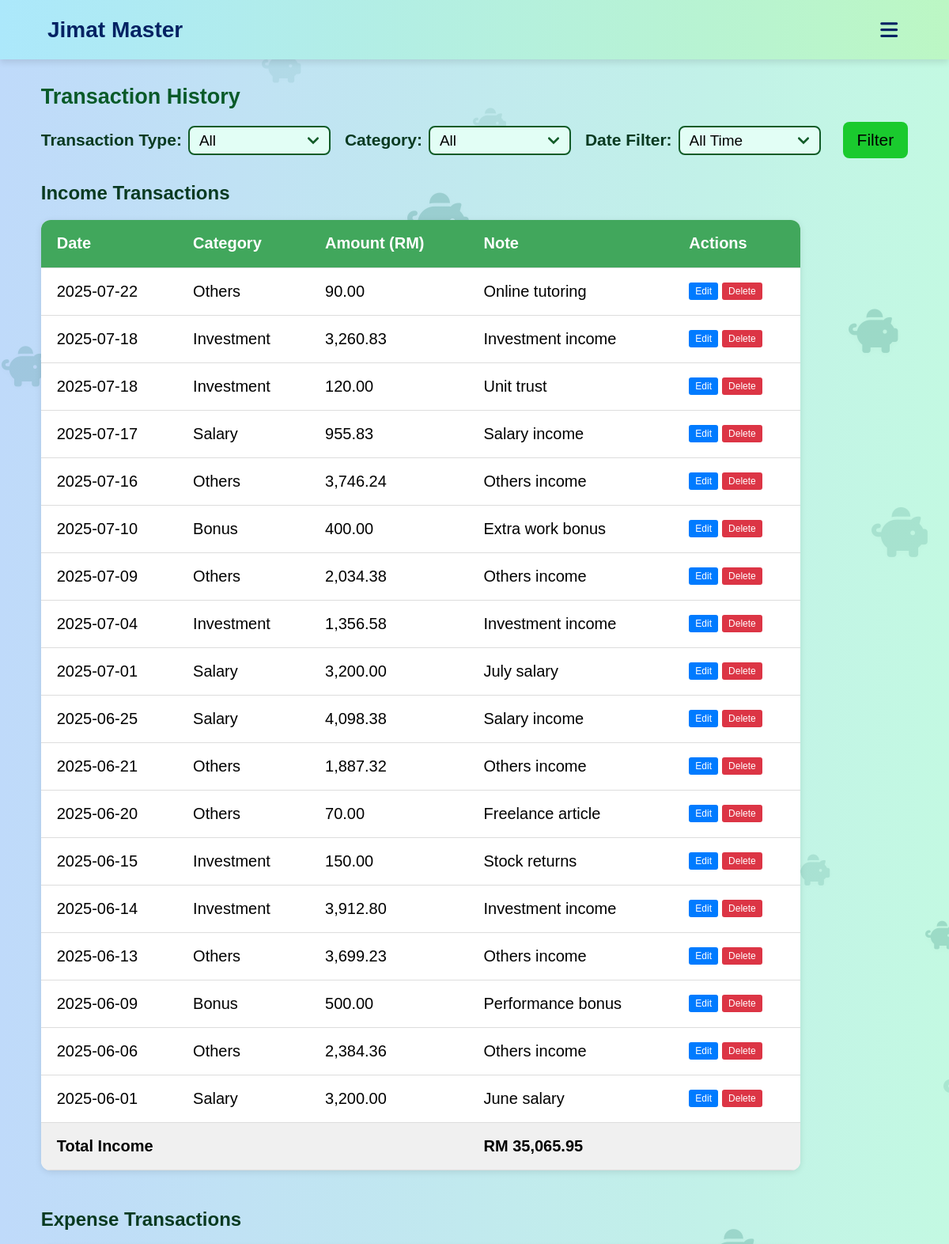
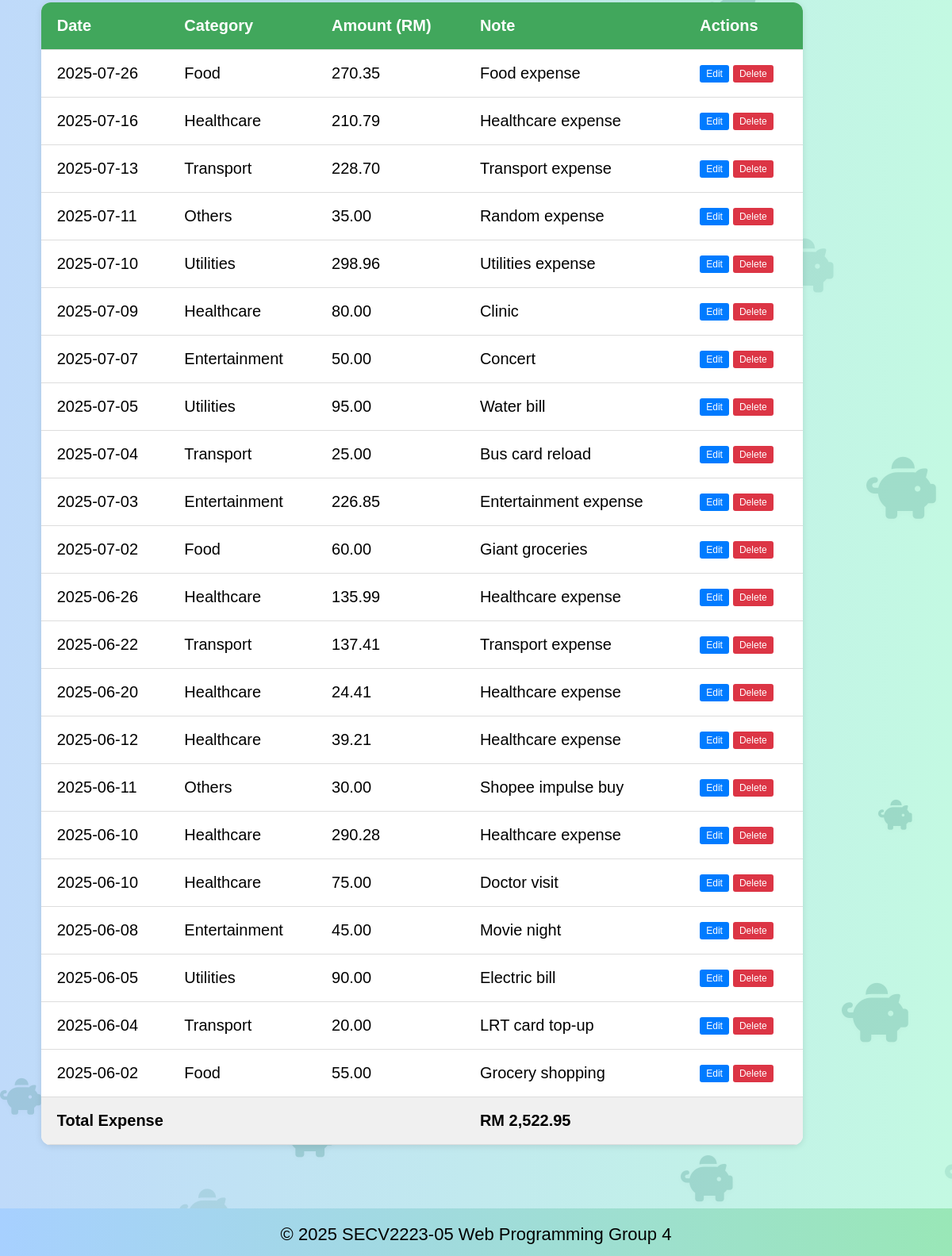
The app's page /overview.php (signed in) with its own data (2 pictures, top to bottom).
### tables this page shows
CREATE TABLE IF NOT EXISTS transactions (
    transaction_id INT AUTO_INCREMENT PRIMARY KEY,
    user_id INT NOT NULL,
    category_id INT NOT NULL,
    type ENUM('income', 'expense') NOT NULL,
    amount DECIMAL(10,2) NOT NULL,
    note TEXT,
    date DATE,
    FOREIGN KEY (user_id) REFERENCES users(user_id) ON DELETE CASCADE,
    FOREIGN KEY (category_id) REFERENCES categories(category_id) ON DELETE CASCADE
);

CREATE TABLE IF NOT EXISTS categories (
    category_id INT AUTO_INCREMENT PRIMARY KEY,
    name VARCHAR(50) NOT NULL,
    type VARCHAR(50) NOT NULL  
);

### overview.php (the view, shortened to what this page needs)
<!DOCTYPE html>
<html lang="en">
<head>
    <link rel="stylesheet" href="style.css">
    <link rel="stylesheet" href="https://cdnjs.cloudflare.com/ajax/libs/font-awesome/6.1.0/css/all.min.css">
</head>
<body>
    <div id="piggy-bg"></div>
    <div class="piggy-container" aria-hidden="true"></div>
    <?php
    include 'includes/db.php';
    $user_id = $_SESSION['user_id'];
    ?>
    <header>
        <nav aria-label="Main Navigation">
            <div class="headername">Jimat Master</div>
            <i class="fa-solid fa-bars" id="menuicon"></i>
        </nav>
    </header>
    <main class="overviewmain">
        <section id="overview">
            <h2>Transaction History</h2>
            <form method="GET" action="overview.php">
                <div class="filtergroup">
                    <label for="transactionType">Transaction Type:</label>
                    <select id="OtransactionType" name="type" onchange="this.form.submit()" required>
                        <?php
                        $selectedType = isset($_GET['type']) ? $_GET['type'] : 'all';
                        ?>
                        <option value="all" <?php echo ($selectedType == 'all') ? 'selected' : ''; ?>>All</option>
                    </select>
                </div>
                <div class="filtergroup">
                    <label for="category">Category:</label>
                    <select name="category" id="Ocategory">
                        <option value="">All</option>
                    </select>
                </div>
                <div class="filtergroup">
                    <label for="date_filter">Date Filter:</label>
                    <select name="date_filter" id="Odate_filter">
                        <option value="" <?php echo (!isset($_GET['date_filter']) || $_GET['date_filter'] == '') ? 'selected' : ''; ?>>All Time</option>
                    </select>
                </div>
                <div class="filtergroup">
                    <button type="submit" class="filterbtn">Filter</button>
                </div>
            </form>
            <?php
            $selectedType = isset($_GET['type']) ? $_GET['type'] : 'all';
            if ($selectedType === 'all') {
                $transactionTypes = ['income', 'expense'];
                foreach ($transactionTypes as $currentType) {
                    echo "<h3>" . ucfirst($currentType) . " Transactions</h3>";
                    echo "<table>";
                    echo "<thead>
                            <tr>
                                <th>Date</th>
                                <th>Category</th>
                                <th>Amount (RM)</th>
                                <th>Note</th>
                                <th>Actions</th>
                            </tr>
                          </thead>";
                    echo "<tbody>";
                    $sql = "SELECT t.*, c.name AS category_name FROM transactions t
                            JOIN categories c ON t.category_id = c.category_id
                            WHERE t.user_id = ? AND t.type = ?";
                    $params = [$user_id, $currentType];
                    $types = "is";
                    $sql .= " ORDER BY t.date DESC, t.transaction_id DESC";
                    $stmt = $conn->prepare($sql);
                    if ($stmt) {
                        $stmt->bind_param($types, ...$params);
                        $stmt->execute();
                        $result = $stmt->get_result();
                        if ($result->num_rows > 0) {
                            $total = 0;
                            while ($row = $result->fetch_assoc()) {
                                $total += $row['amount'];
                                echo "<tr id='row-{$row['transaction_id']}'>
                                        <td class='date-cell'>" . htmlspecialchars($row['date']) . "</td>
                                        <td class='category-cell' data-category-id='" . htmlspecialchars($row['category_id']) . "'>" . htmlspecialchars($row['category_name']) . "</td>
                                        <td class='amount-cell'>" . number_format($row['amount'], 2) . "</td>
                                        <td class='note-cell'>" . htmlspecialchars($row['note']) . "</td>
                                        <td class='action-cell'>
                                            <div class='action-buttons'>
                                                <button class='btn-edit' onclick='editTransaction({$row['transaction_id']})'>Edit</button>
                                                <button class='btn-delete' onclick='deleteTransaction({$row['transaction_id']})'>Delete</button>
                                            </div>
                                        </td>
                                      </tr>";
                            }
                            echo "<tr style='font-weight: bold; background-color: #f0f0f0;'>
                                    <td colspan='3'>Total " . ucfirst($currentType) . "</td>
                                    <td>RM " . number_format($total, 2) . "</td>
                                    <td></td>
                                  </tr>";
                        } else {
                            echo "<tr><td colspan='5' style='text-align: center; padding: 20px;'>No " . $currentType . " transactions found.</td></tr>";
                        }
                    } else {
                        echo "<tr><td colspan='5' style='text-align: center; padding: 20px; color: red;'>Error preparing query: " . htmlspecialchars($conn->error) . "</td></tr>";
                    }
                    echo "</tbody>";
                    echo "</table>";
                    echo "<br>";
                }
            }
            ?>
        </section>
    </main>
    <footer>
        <div class="footercontainer">
            <p>
                <span class="footeryear">&copy; <span id="current-year"></span> SECV2223-05</span>
                <span class="footergroup">Web Programming Group 4</span>
            </p>
        </div>
    </footer>
</body>
</html>

### records on screen
transactions: date "2025-07-22", category.name "Others", amount "90.00", note "Online tutoring"
transactions: date "2025-07-18", category.name "Investment", amount "3,260.83", note "Investment income"
transactions: date "2025-07-18", category.name "Investment", amount "120.00", note "Unit trust"
transactions: date "2025-07-17", category.name "Salary", amount "955.83", note "Salary income"
transactions: date "2025-07-16", category.name "Others", amount "3,746.24", note "Others income"
transactions: date "2025-07-10", category.name "Bonus", amount "400.00", note "Extra work bonus"
transactions: date "2025-07-09", category.name "Others", amount "2,034.38", note "Others income"
transactions: date "2025-07-04", category.name "Investment", amount "1,356.58", note "Investment income"
transactions: date "2025-07-01", category.name "Salary", amount "3,200.00", note "July salary"
transactions: date "2025-06-25", category.name "Salary", amount "4,098.38", note "Salary income"
transactions: date "2025-06-21", category.name "Others", amount "1,887.32", note "Others income"
transactions: date "2025-06-20", category.name "Others", amount "70.00", note "Freelance article"
transactions: date "2025-06-15", category.name "Investment", amount "150.00", note "Stock returns"
transactions: date "2025-06-14", category.name "Investment", amount "3,912.80", note "Investment income"
transactions: date "2025-06-13", category.name "Others", amount "3,699.23", note "Others income"
transactions: date "2025-06-09", category.name "Bonus", amount "500.00", note "Performance bonus"
transactions: date "2025-06-06", category.name "Others", amount "2,384.36", note "Others income"
transactions: date "2025-06-01", category.name "Salary", amount "3,200.00", note "June salary"
transactions: date "2025-07-26", category.name "Food", amount "270.35", note "Food expense"
transactions: date "2025-07-16", category.name "Healthcare", amount "210.79", note "Healthcare expense"
transactions: date "2025-07-13", category.name "Transport", amount "228.70", note "Transport expense"
transactions: date "2025-07-11", category.name "Others", amount "35.00", note "Random expense"
transactions: date "2025-07-10", category.name "Utilities", amount "298.96", note "Utilities expense"
transactions: date "2025-07-09", category.name "Healthcare", amount "80.00", note "Clinic"
transactions: date "2025-07-07", category.name "Entertainment", amount "50.00", note "Concert"
transactions: date "2025-07-05", category.name "Utilities", amount "95.00", note "Water bill"
transactions: date "2025-07-04", category.name "Transport", amount "25.00", note "Bus card reload"
transactions: date "2025-07-03", category.name "Entertainment", amount "226.85", note "Entertainment expense"
transactions: date "2025-07-02", category.name "Food", amount "60.00", note "Giant groceries"
transactions: date "2025-06-26", category.name "Healthcare", amount "135.99", note "Healthcare expense"
transactions: date "2025-06-22", category.name "Transport", amount "137.41", note "Transport expense"
transactions: date "2025-06-20", category.name "Healthcare", amount "24.41", note "Healthcare expense"
transactions: date "2025-06-12", category.name "Healthcare", amount "39.21", note "Healthcare expense"
transactions: date "2025-06-11", category.name "Others", amount "30.00", note "Shopee impulse buy"
transactions: date "2025-06-10", category.name "Healthcare", amount "290.28", note "Healthcare expense"
transactions: date "2025-06-10", category.name "Healthcare", amount "75.00", note "Doctor visit"
transactions: date "2025-06-08", category.name "Entertainment", amount "45.00", note "Movie night"
transactions: date "2025-06-05", category.name "Utilities", amount "90.00", note "Electric bill"
transactions: date "2025-06-04", category.name "Transport", amount "20.00", note "LRT card top-up"
transactions: date "2025-06-02", category.name "Food", amount "55.00", note "Grocery shopping"

### other values on screen
$currentType "Income"
$total "35,065.95"
$currentType "Expense"
$total "2,522.95"
